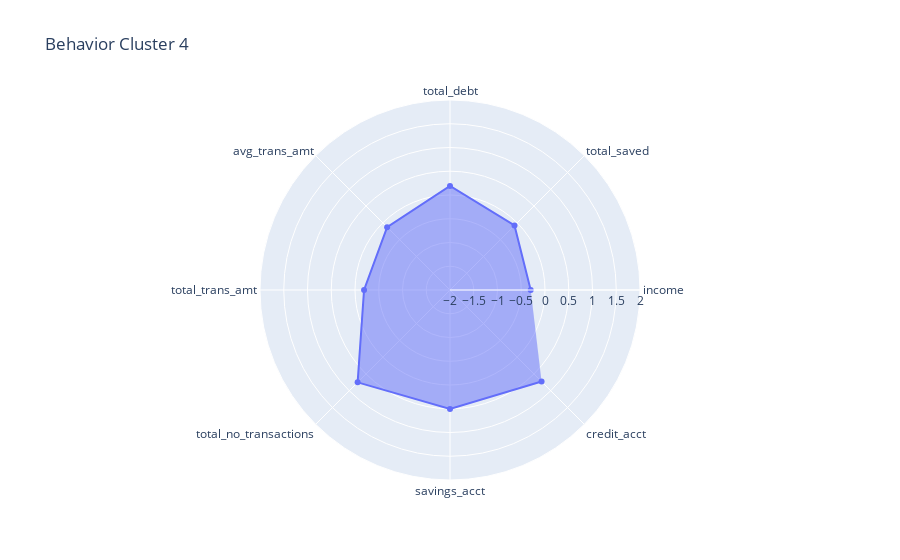

Notebook cell for this chart:
### Code cell
fig = go.Figure()

fig.add_trace(go.Scatterpolar(r = bhv_scaled4.mean(), theta = bhv_scaled4.columns,fill='toself'))

fig.update_layout(title = 'Behavior Cluster 4',     
    polar=dict(
    radialaxis=dict(
    visible=True,
    range=[-2,2])))

fig.show()

### Figure 1 — Plotly figure (JSON) as saved in the notebook; plotly's stock layout.template omitted (floating-point values rounded to 4 significant figures)
{"data": [{"fill": "toself", "r": [-0.3011, -0.0798, 0.1916, -0.1282, -0.1905, 0.7502, 0.5034, 0.726], "theta": ["income", "total_saved", "total_debt", "avg_trans_amt", "total_trans_amt", "total_no_transactions", "savings_acct", "credit_acct"], "type": "scatterpolar"}], "layout": {"polar": {"radialaxis": {"range": [-2, 2], "visible": true}}, "title": {"text": "Behavior Cluster 4"}}}
